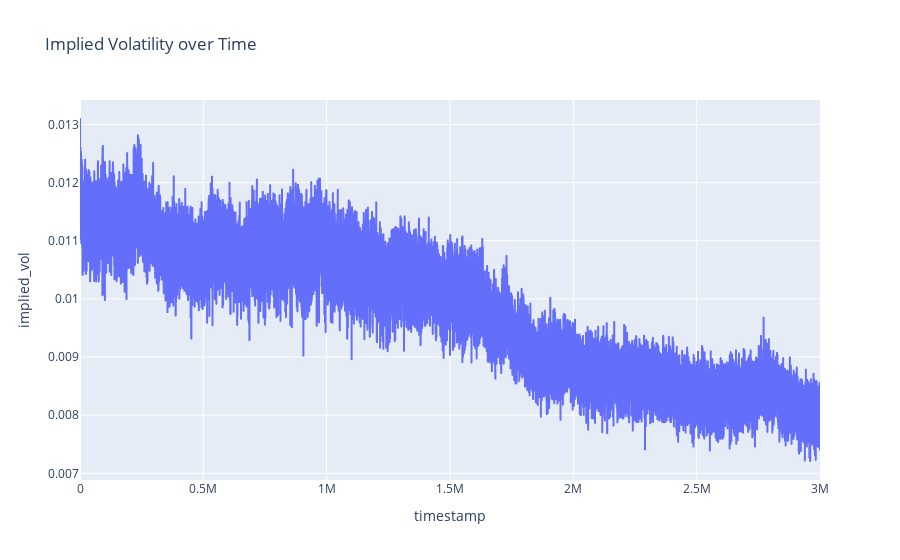

The code cell stored with this chart in its notebook:
### Code cell
fig = px.line(df_volcanic_rock_voucher_10000, x='timestamp', y='implied_vol', title='Implied Volatility over Time')
fig.show()

### Figure 1 — Plotly figure (JSON) as saved in the notebook; plotly's stock layout.template omitted (floating-point values rounded to 4 significant figures; data arrays with more than 128 entries replaced by an {"elided": "..."} marker saying what was removed)
{"data": [{"hovertemplate": "timestamp=%{x}<br>implied_vol=%{y}<extra></extra>", "legendgroup": "", "line": {"color": "#636efa", "dash": "solid"}, "marker": {"symbol": "circle"}, "mode": "lines", "name": "", "showlegend": false, "type": "scattergl", "x": {"elided": "30000 int values"}, "xaxis": "x", "y": {"elided": "30000 float values"}, "yaxis": "y"}], "layout": {"legend": {"tracegroupgap": 0}, "title": {"text": "Implied Volatility over Time"}, "xaxis": {"anchor": "y", "domain": [0, 1], "title": {"text": "timestamp"}}, "yaxis": {"anchor": "x", "domain": [0, 1], "title": {"text": "implied_vol"}}}}
